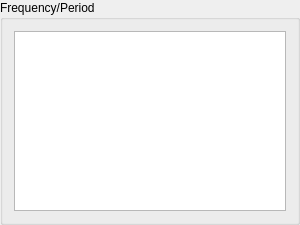
<?xml version="1.0" encoding="UTF-8"?>
<ui version="4.0">
    <class>GroupBox_Frequency_Period_Index</class>
    <widget class="QGroupBox" name="GroupBox_Frequency_Period_Index">
        <property name="geometry">
            <rect>
                <x>0</x>
                <y>0</y>
                <width>300</width>
                <height>225</height>
            </rect>
        </property>
        <property name="sizePolicy">
            <sizepolicy hsizetype="Preferred" vsizetype="Fixed">
                <horstretch>0</horstretch>
                <verstretch>0</verstretch>
            </sizepolicy>
        </property>
        <property name="windowTitle">
            <string>GroupBox</string>
        </property>
        <property name="title">
            <string>Frequency/Period</string>
        </property>
        <layout class="QVBoxLayout" name="verticalLayout">
            <item>
                <widget class="QListWidget" name="listWidget_frequency_period">
                    <property name="selectionMode">
                        <enum>QAbstractItemView::ExtendedSelection</enum>
                    </property>
                </widget>
            </item>
        </layout>
    </widget>
    <resources/>
    <connections/>
</ui>
